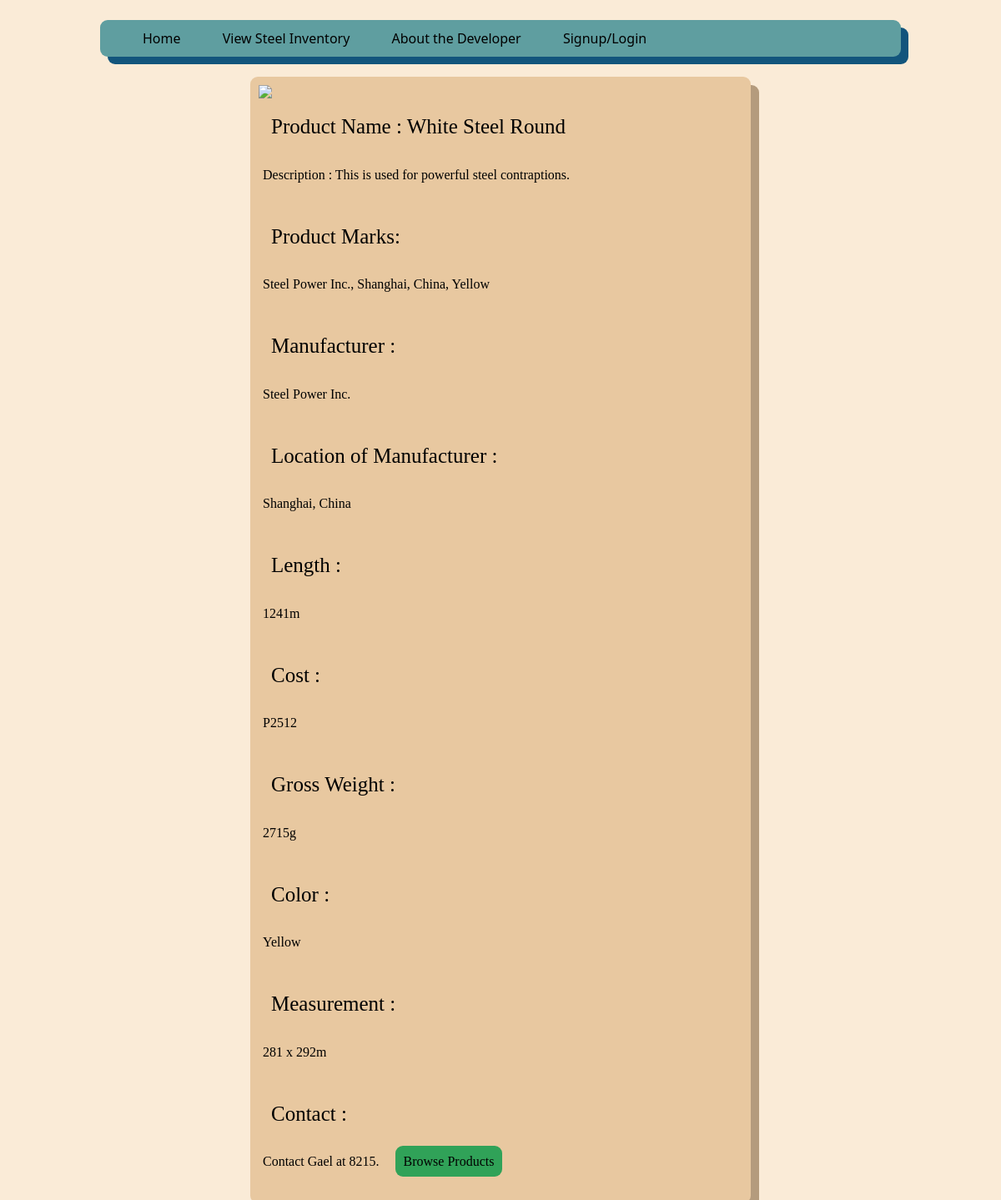
Screenshot of /view/1/ with the database file from the repository.
### Inventory/models.py (models this page shows, shortened)
class Product(models.Model): #Steels, not food
    objects = models.Manager()
    Name = models.CharField(max_length=200, unique=True)
    Image = models.ImageField(default="N/A", null= True, blank=True, upload_to="images/") #not have image if we dont have one, uploaded to images folder automatically
    Manufacturer = models.CharField(default=None, max_length=100)
    ManuLoc = models.CharField(default=None,max_length=255)
    Color = models.CharField(default=None, max_length=20)
    Measurement = models.CharField(default=None, max_length=30)
    Description = models.CharField(default=None, max_length=500)
    GrossWeight = models.CharField(default=None, max_length=40)
    Marks = models.CharField(default=None, null=True, max_length=300)
    Length = models.CharField(max_length=20)
    Cost = models.CharField(max_length=10) #declared value USD
    Stock = models.BigIntegerField(default=0)
    Contact = models.CharField(max_length=500)

### Inventory/views.py (the view)
# urls.py: path('view/<int:pk>/', views.Info, name='view'),
def Info(request,pk):
    condition = ""
    CurrentProd = get_object_or_404(Product, pk=pk)
    if request.user.is_authenticated:
        condition = True
        if request.session.get('NAVIGATE') == "confirmorder" or request.session.get('NAVIGATE') == "confirmtrans":
            print('DELETED CACHE')
            request.session['Remarks'] = None
            request.session['productname'] = None
            request.session['OrderedPRem'] = None
            request.session['OrderPname'] = None
            request.session['manufacturer'] = None
        request.session['NAVIGATE'] = "info"
        return render(request, 'Inventory/Info.html',{
            'C' : condition,
            'P' : CurrentProd
        })
    else:
        condition = False
        return render(request, 'Inventory/Info.html',{
            'C' : condition,
            'P' : CurrentProd
        })

### Inventory/templates/Inventory/Info.html (shortened to what this page needs)
{% extends 'Inventory/base.html' %}
{% load static %}
    {% block content %}
    {% if C == True %}
    <br>
        <div class="container">
            <img src="{{ P.Image.url }}">
            <div class="Largetext"> Product Name : {{P.Name}}</div>
            <span class="bodytext"> Description : {{P.Description}} </span> <br><br>
            <div class="Largetext"> Product Marks: </div> <span class="bodytext"> {{ P.Marks }} </span><br><br>
            <div class="Largetext"> Manufacturer : </div> <span class="bodytext"> {{P.Manufacturer}} </span> <br><br>
            <div class="Largetext"> Location of Manufacturer : </div> <span class="bodytext"> {{P.ManuLoc}} </span> <br> <br>
            <div class="Largetext"> Length : </div> <span class="bodytext"> {{P.Length}} </span> <br> <br>
            <div class="Largetext"> Cost : </div> <span class="bodytext"> {{P.Cost}} </span> <br> <br>
            <div class="Largetext"> Gross Weight : </div> <span class="bodytext"> {{P.GrossWeight}} </span> <br> <br>
            <div class="Largetext"> Color : </div> <span class="bodytext"> {{P.Color}} </span> <br> <br>
            <div class="Largetext"> Measurement : </div> <span class="bodytext"> {{P.Measurement}} </span> <br> <br>
            <div class="Largetext"> Contact : </div> <span class="bodytext"> {{P.Contact}} </span>
            <a class="Button w-auto" href="{% url 'edit' pk=P.pk %}"> Edit Info </a>
            <a class="Button" href="{% url 'Products' %}" id="browse"> Browse Products </a> <br> <br>
        </div>
    {% elif C == False %}
    <br>
    <div class="container">
        <img src="{{ P.Image.url }}">
        <div class="Largetext"> Product Name : {{P.Name}}</div>
        <span class="bodytext"> Description : {{P.Description}} </span> <br><br>
        <div class="Largetext"> Product Marks: </div> <span class="bodytext"> {{ P.Marks }} </span><br><br>
        <div class="Largetext"> Manufacturer : </div> <span class="bodytext"> {{P.Manufacturer}} </span> <br><br>
        <div class="Largetext"> Location of Manufacturer : </div> <span class="bodytext"> {{P.ManuLoc}} </span> <br> <br>
        <div class="Largetext"> Length : </div> <span class="bodytext"> {{P.Length}} </span> <br> <br>
        <div class="Largetext"> Cost : </div> <span class="bodytext"> {{P.Cost}} </span> <br> <br>
        <div class="Largetext"> Gross Weight : </div> <span class="bodytext"> {{P.GrossWeight}} </span> <br> <br>
        <div class="Largetext"> Color : </div> <span class="bodytext"> {{P.Color}} </span> <br> <br>
        <div class="Largetext"> Measurement : </div> <span class="bodytext"> {{P.Measurement}} </span> <br> <br>
        <div class="Largetext"> Contact : </div> <span class="bodytext"> {{P.Contact}} </span>
        <a class="Button" href="{% url 'Products' %}" id="browse"> Browse Products </a> <br> <br>
    </div>
    {% endif %}
    {% endblock %}

### Inventory/templates/Inventory/base.html (shortened to what this page needs)
{% load static %}
<!DOCTYPE html>
<html lang="en">
<head>
    <link rel="stylesheet" type="text/css" href="{%  static '/css/output2.css' %}">
    <link rel="stylesheet" type="text/css" href="{%  static '/css/output.css' %}">
</head>
<body>
    {% block header %}
    <br>
    <form method="POST">
        <div class="header">
            {% if C == True %}
            <a class="Home" href="{% url 'home' %}"> Home </a>
            <a class="Products" href="{% url 'Products' %}"> View Steel Inventory </a>
            <a class="About" href="{% url 'Developer' %}"> About the Developer </a>
            <a class="User" href="{% url 'User' %}"> Pending Orders </a>
            <a class="User" href="{% url 'home' %}"> Confirm orders (Not available yet) </a>
            {% elif C == False %}
            <a class="Home" href="{% url 'home' %}"> Home </a>
            <a class="Products" href="{% url 'Products' %}"> View Steel Inventory </a>
            <a class="About" href="{% url 'Developer' %}"> About the Developer </a>
            <a class="User" href="{% url 'Signup' %}"> Signup/Login </a>
            {% endif %}
        </div>
    </form>
    {% endblock %}
    {% block content %}
    {% endblock %}
</body>
</html>

### rows the page displays
Product: Name "White Steel Round", Description "This is used for powerful steel contraptions.", Marks "Steel Power Inc., Shanghai, China, Yellow", Manufacturer "Steel Power Inc.", ManuLoc "Shanghai, China", Length "1241m", Cost "P2512", GrossWeight "2715g", Color "Yellow", Measurement "281 x 292m", Contact "Contact Gael at 8215."
